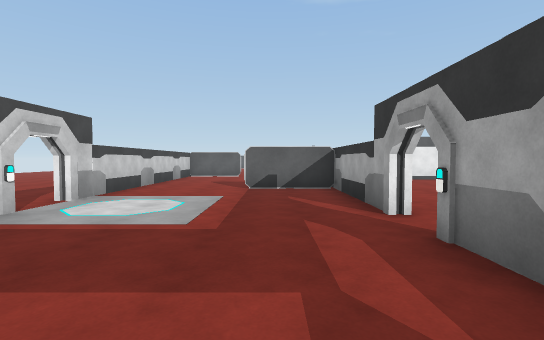
View 1 (above)

24 first-person views from a walk through a Unity game level. The camera is 1.4 m above the floor, tilts 2° down and sees 85° across. The floor is counted in squares, 2 m on a side. Each view is taken from the middle of a square. On the plan, view 1 faces up. The plan holds only what a view shows up to about 10 squares ahead; the rest is blank. The place goes on beyond the plan. Some animated figures are left out. Surface patterns are stand-ins for the level's own textures.

View 2
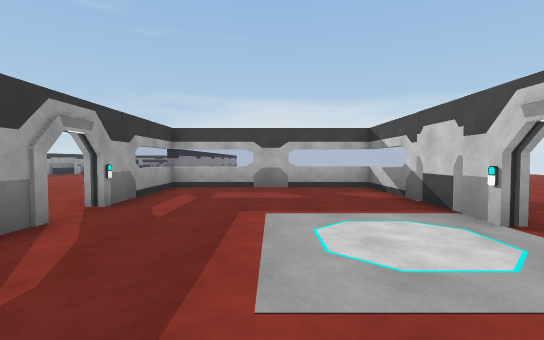

View 3
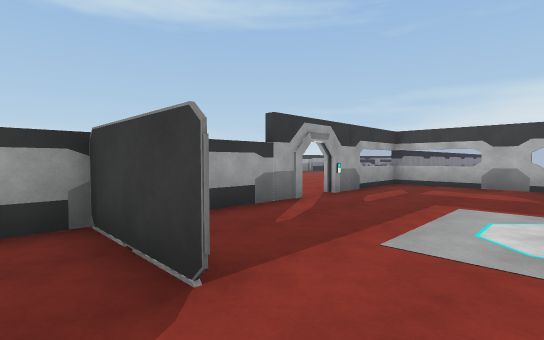

View 4
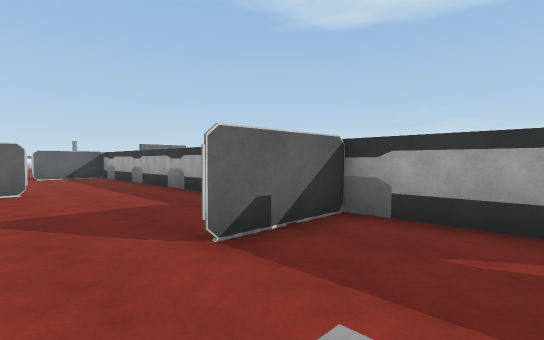

View 5
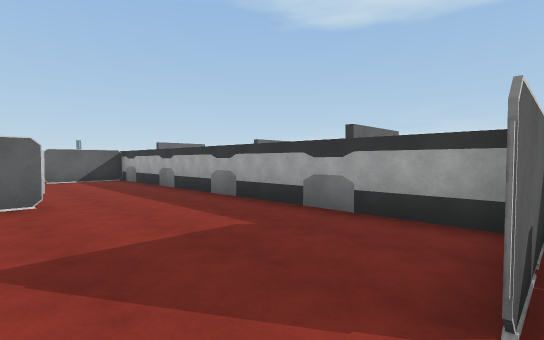

View 6
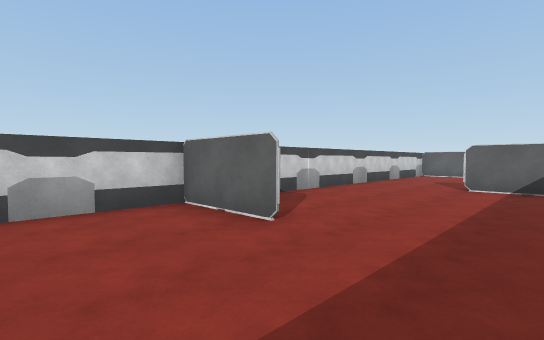

View 7
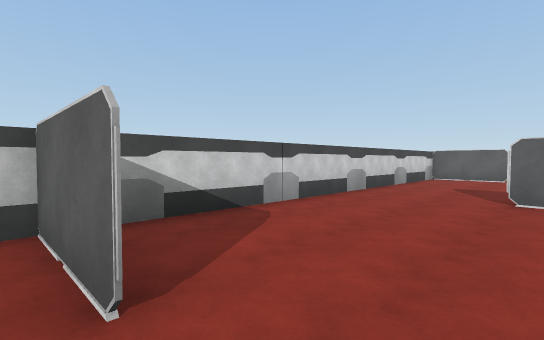

View 8
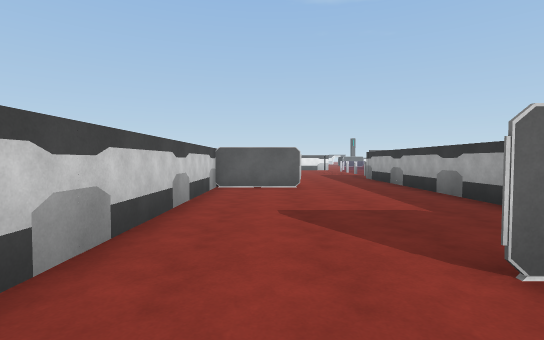

View 9
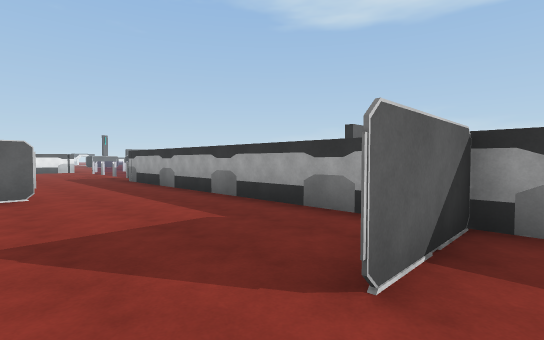

View 10
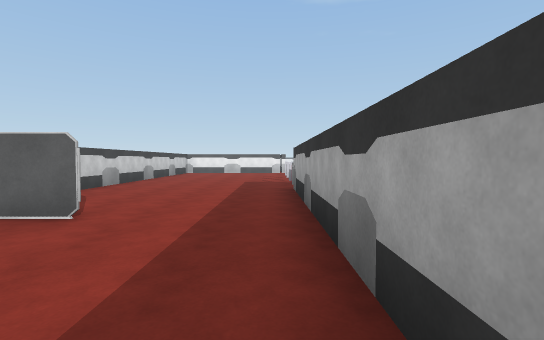

View 11
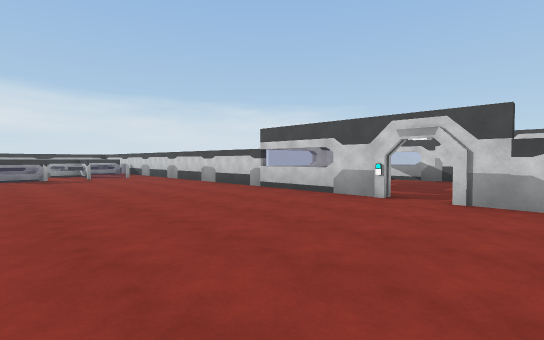

View 12
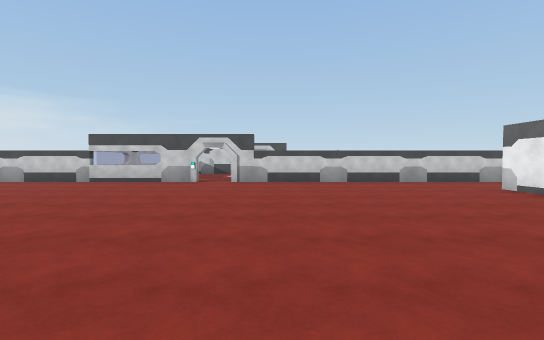

View 13
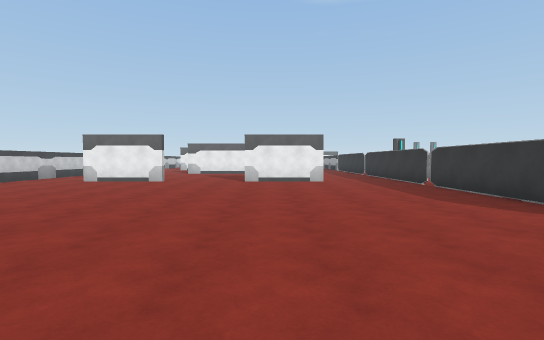

View 14
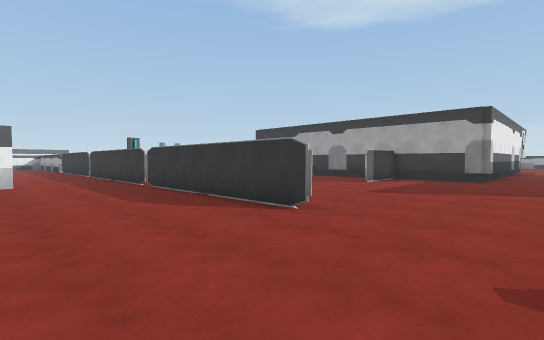

View 15
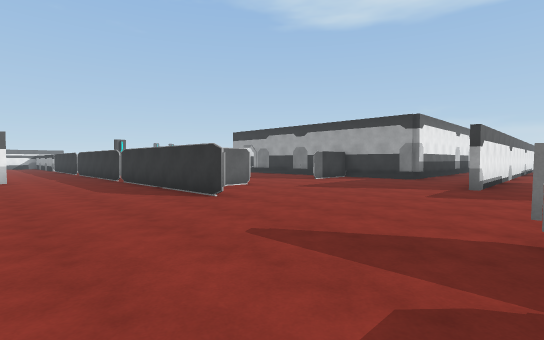

View 16
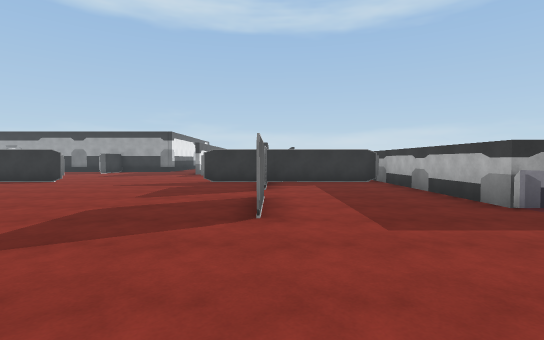

View 17
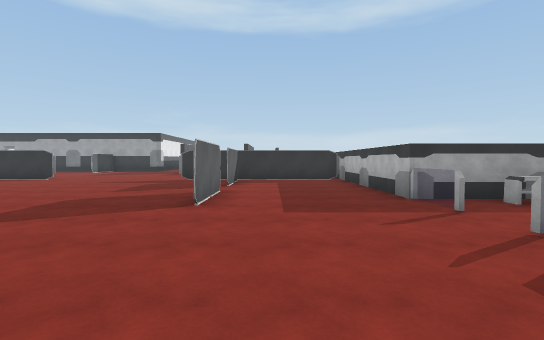

View 18
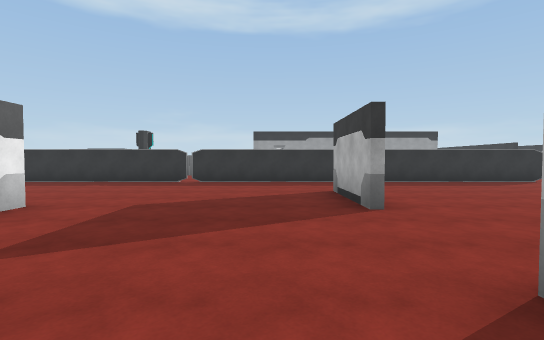

View 19
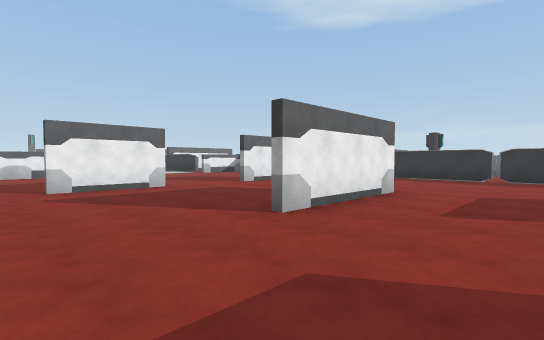

View 20
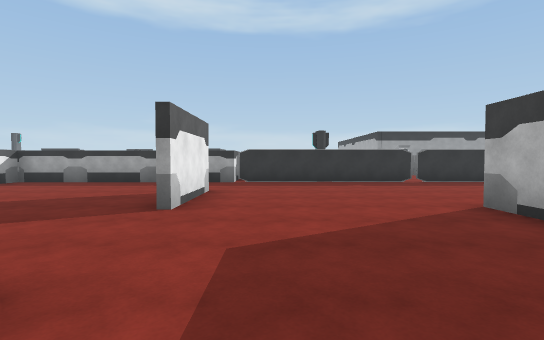

View 21
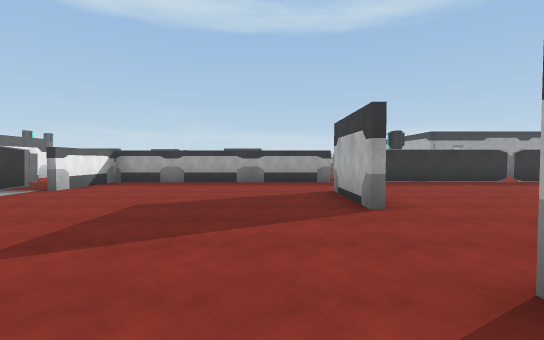

View 22
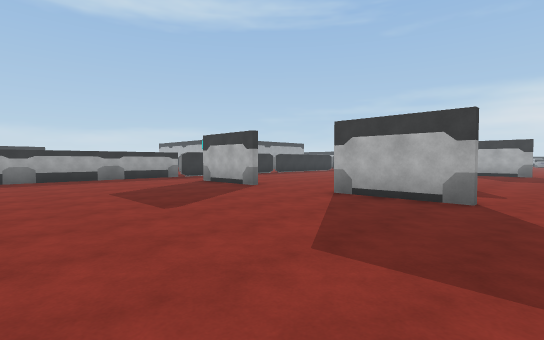

View 23
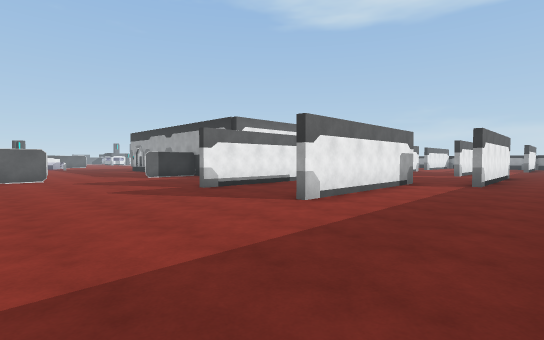

View 24
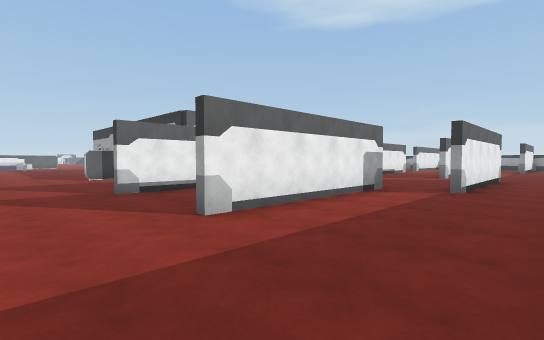

### Floor plan
Ten units are one square. View 1 is at (0, 0); x grows to the right and y downward. Boxes are objects, and circles mark ways between rooms. Rooms are numbered by the first view taken in them; rooms with no view inside come last. Other rooms are left out.
<svg viewBox="-40 -270 336 350">
<path fill="none" stroke="#000" d="M17 -37 15 -37 15 -69M-34 -39 -34 5 16 5M15 11 15 -26 17 -26M16 -71 -8 -71M-34 -74 -34 -49M-12 -124 -35 -124M16 -177 -8 -177M-8 -72 16 -72M-34 -185 -34 -74M15 -69 15 -181M-12 -235 -34 -235 -34 -185M15 -181 15 -265M142 -34 142 -265M118 -104 91 -104M166 -55 155 -55M91 -106 116 -106M65 -104 40 -104M208 -55 195 -55M106 28 84 28M139 28 118 28M95 -157 58 -157M217 -26 217 -35M84 -159 95 -159M17 -26 17 39M17 -122 17 -37M142 64 142 8M93 75 93 65 146 65M116 -204 91 -204M91 -206 118 -206M241 28 190 28M66 -204 40 -204M40 -206 66 -206M291 45 240 45"/>
<rect x="35" y="55" width="10" height="10" fill="#bbb"><title>other object</title></rect>
<rect x="55" y="55" width="10" height="10" fill="#bbb"><title>other object</title></rect>
<rect x="75" y="55" width="10" height="10" fill="#bbb"><title>other object</title></rect>
<circle cx="-15" cy="-70" r="3" fill="#2a7"/>
<circle cx="20" cy="-30" r="3" fill="#2a7"/>
<circle cx="-15" cy="-180" r="3" fill="#2a7"/>
<text x="0" y="-30">1</text>
<text x="-10" y="-130">2</text>
<text x="0" y="-220">3</text>
<text x="120" y="-60">4</text>
</svg>
Room 1 opens to room 2. Room 1 opens to room 4. Room 2 opens to room 3.

Where each view was taken, in squares from view 1:
view 1: 0 up, 0 right, facing up
view 2: 7 up, 1 left, facing down
view 3: 8 up, 2 left, facing down-right
view 4: 5 up, 2 left, facing up-right
view 5: 7 up, 2 left, facing up-right
view 6: 10 up, 1 right, facing up-left
view 7: 12 up, 0 right, facing up-left
view 8: 16 up, 2 left, facing up
view 9: 17 up, 2 left, facing up-right
view 10: 20 up, 1 right, facing up
view 11: 5 up, 7 right, facing down-left
view 12: 5 up, 11 right, facing left
view 13: 1 up, 10 right, facing up
view 14: 1 up, 11 right, facing up-right
view 15: 1 down, 11 right, facing up-right
view 16: 3 down, 5 right, facing right
view 17: 4 down, 4 right, facing right
view 18: 12 up, 5 right, facing right
view 19: 13 up, 3 right, facing up-right
view 20: 19 up, 5 right, facing right
view 21: 22 up, 5 right, facing right
view 22: 26 up, 3 right, facing down-right
view 23: 6 down, 15 right, facing up-right
view 24: 6 down, 17 right, facing up-right
